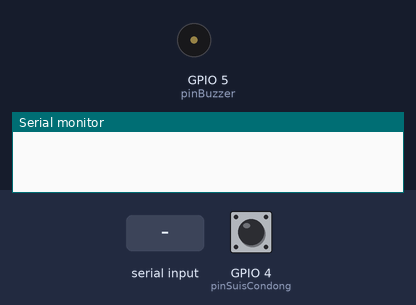
The sketch below on a simulated ESP32. Shown: buzzer (waves = sounding, pin HIGH), the last lines printed to the serial monitor. The inputs (shaded band) are chosen by the test bench; at power-on: GPIO 4 (pinSuisCondong) HIGH.

Above: at 1.2 s.
1.3 s: "MULA\n" received over Serial
3.2 s: GPIO 4 (pinSuisCondong) pulled LOW for 0.15 s
At 3.28 s:
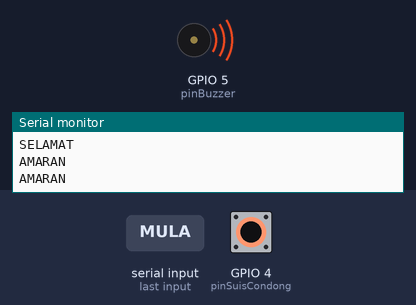
4.8 s: GPIO 4 (pinSuisCondong) pulled LOW for 3.2 s
At 9.3 s:
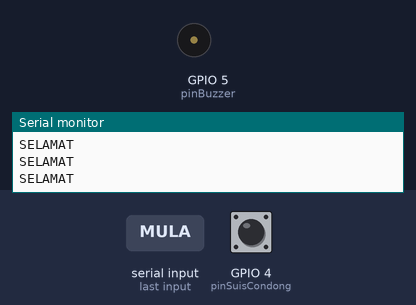
Timing chart, 0 to 10.8 s (numbered marks = the images above; inputs shaded):
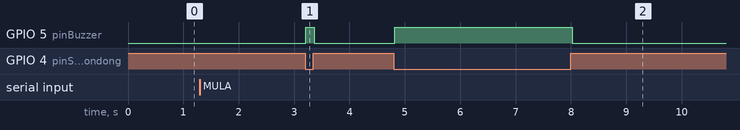

Measured:
- after the input at 3.2 s, GPIO 5 (pinBuzzer): LOW → HIGH at once, → LOW 0.15 s later
- after the input at 4.8 s, GPIO 5 (pinBuzzer): LOW → HIGH at once, → LOW 3.2 s later

The sketch:

Misi_2_1B_SuisCondong.ino
```cpp
// --- KOD MISI 2.1B: SUIS CONDONG & BUZZER (VERSI GAME MODE) ---

int pinSuisCondong = 4; // Wayar Isyarat Input di 5A (D4)
int pinBuzzer = 5;      // Wayar Isyarat Output di 8A (D5)
bool sedia = false;     // Kunci (Flag) supaya ESP32 tunggu arahan Web

void setup() {
  Serial.begin(115200);

  pinMode(pinBuzzer, OUTPUT);
  digitalWrite(pinBuzzer, LOW); // Diamkan buzzer awal-awal

  pinMode(pinSuisCondong, INPUT_PULLUP);
}

void loop() {
  // 1. DENGAR ARAHAN DARI WEB DAHULU
  if (Serial.available() > 0) {
    String arahan = Serial.readStringUntil('\n');
    arahan.trim();
    if (arahan == "MULA") {
      sedia = true; // Kunci dibuka! Kod ditaip dengan betul, Game bermula!
    }
  }

  // 2. BACA STATUS SENSOR TILT FIZIKAL
  int statusSudut = digitalRead(pinSuisCondong);

  // 3. LOGIK BERBUNYI (HANYA BERJALAN JIKA GAME DAH MULA)
  if (sedia == true) {
    if (statusSudut == LOW) {
      digitalWrite(pinBuzzer, HIGH); // Bunyikan Penggera
      Serial.println("AMARAN");      // Hantar ke Web
    }
    else {
      digitalWrite(pinBuzzer, LOW);  // Matikan Penggera
      Serial.println("SELAMAT");     // Hantar ke Web
    }
  }
  else {
    // Kalau web belum sahkan kod, senyapkan komponen fizikal
    digitalWrite(pinBuzzer, LOW);
  }

  delay(50); // Rehat 50ms untuk kestabilan pembacaan sensor
}
```
